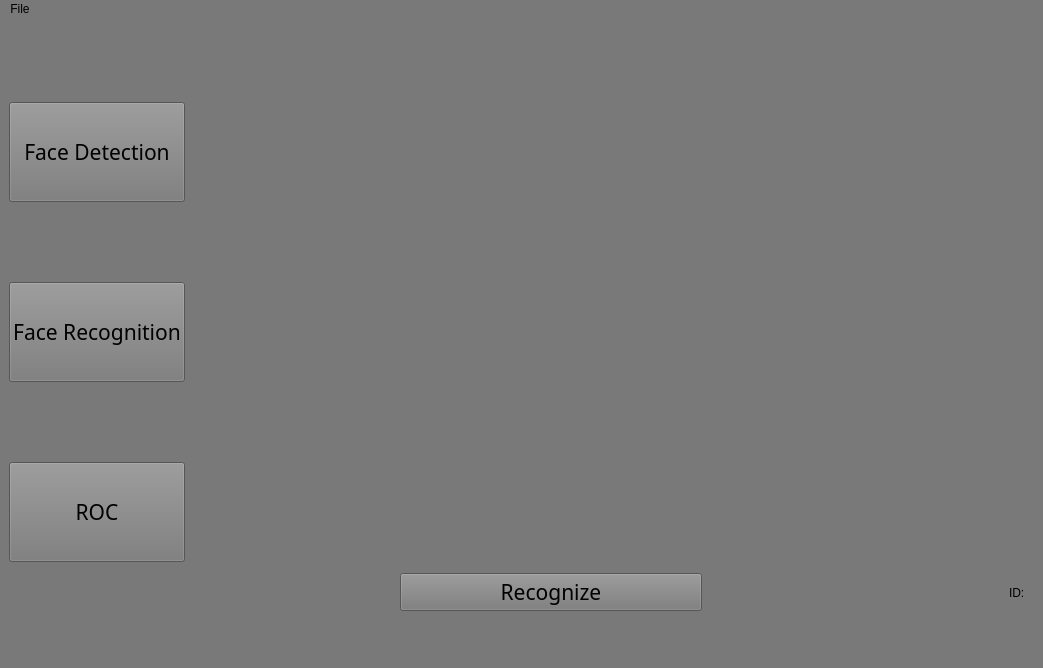
<?xml version="1.0" encoding="UTF-8"?>
<ui version="4.0">
 <class>MainWindow</class>
 <widget class="QMainWindow" name="MainWindow">
  <property name="geometry">
   <rect>
    <x>0</x>
    <y>0</y>
    <width>1043</width>
    <height>668</height>
   </rect>
  </property>
  <property name="font">
   <font>
    <family>Academy Engraved LET</family>
    <pointsize>16</pointsize>
   </font>
  </property>
  <property name="windowTitle">
   <string>MainWindow</string>
  </property>
  <property name="styleSheet">
   <string notr="true">background-color: rgb(121, 121, 121);</string>
  </property>
  <widget class="QWidget" name="centralwidget">
   <layout class="QHBoxLayout" name="horizontalLayout_60">
    <item>
     <layout class="QVBoxLayout" name="verticalLayout_70">
      <item>
       <widget class="QPushButton" name="face_detection_btn">
        <property name="sizePolicy">
         <sizepolicy hsizetype="Minimum" vsizetype="Fixed">
          <horstretch>0</horstretch>
          <verstretch>0</verstretch>
         </sizepolicy>
        </property>
        <property name="minimumSize">
         <size>
          <width>0</width>
          <height>100</height>
         </size>
        </property>
        <property name="font">
         <font>
          <family>Academy Engraved LET</family>
          <pointsize>16</pointsize>
         </font>
        </property>
        <property name="text">
         <string>Face Detection</string>
        </property>
       </widget>
      </item>
      <item>
       <widget class="QPushButton" name="face_recognition_btn">
        <property name="minimumSize">
         <size>
          <width>0</width>
          <height>100</height>
         </size>
        </property>
        <property name="font">
         <font>
          <family>Academy Engraved LET</family>
          <pointsize>16</pointsize>
         </font>
        </property>
        <property name="text">
         <string>Face Recognition</string>
        </property>
       </widget>
      </item>
      <item>
       <widget class="QPushButton" name="ROC_btn">
        <property name="minimumSize">
         <size>
          <width>0</width>
          <height>100</height>
         </size>
        </property>
        <property name="font">
         <font>
          <family>Academy Engraved LET</family>
          <pointsize>16</pointsize>
         </font>
        </property>
        <property name="text">
         <string>ROC</string>
        </property>
       </widget>
      </item>
     </layout>
    </item>
    <item>
     <spacer name="horizontalSpacer_2">
      <property name="orientation">
       <enum>Qt::Horizontal</enum>
      </property>
      <property name="sizeType">
       <enum>QSizePolicy::Fixed</enum>
      </property>
      <property name="sizeHint" stdset="0">
       <size>
        <width>200</width>
        <height>20</height>
       </size>
      </property>
     </spacer>
    </item>
    <item>
     <widget class="QStackedWidget" name="stackedWidget">
      <property name="currentIndex">
       <number>1</number>
      </property>
      <widget class="QWidget" name="page">
       <layout class="QVBoxLayout" name="verticalLayout_69">
        <item>
         <layout class="QHBoxLayout" name="horizontalLayout_61">
          <item>
           <widget class="QLabel" name="original_image">
            <property name="text">
             <string/>
            </property>
           </widget>
          </item>
          <item>
           <widget class="QLabel" name="face_detection_image">
            <property name="text">
             <string/>
            </property>
           </widget>
          </item>
         </layout>
        </item>
        <item>
         <widget class="QPushButton" name="detection_submit_btn">
          <property name="font">
           <font>
            <family>Academy Engraved LET</family>
            <pointsize>16</pointsize>
           </font>
          </property>
          <property name="text">
           <string>Detect Faces</string>
          </property>
         </widget>
        </item>
       </layout>
      </widget>
      <widget class="QWidget" name="page_2">
       <widget class="QWidget" name="layoutWidget">
        <property name="geometry">
         <rect>
          <x>9</x>
          <y>9</y>
          <width>911</width>
          <height>591</height>
         </rect>
        </property>
        <layout class="QVBoxLayout" name="verticalLayout" stretch="3,0,1">
         <item>
          <layout class="QHBoxLayout" name="horizontalLayout">
           <item>
            <widget class="QLabel" name="face_recognition_image">
             <property name="text">
              <string/>
             </property>
            </widget>
           </item>
           <item>
            <widget class="QLabel" name="reference">
             <property name="text">
              <string/>
             </property>
            </widget>
           </item>
          </layout>
         </item>
         <item>
          <spacer name="verticalSpacer_2">
           <property name="orientation">
            <enum>Qt::Vertical</enum>
           </property>
           <property name="sizeHint" stdset="0">
            <size>
             <width>20</width>
             <height>300</height>
            </size>
           </property>
          </spacer>
         </item>
         <item>
          <layout class="QHBoxLayout" name="horizontalLayout_62" stretch="1,1,1">
           <item>
            <widget class="QPushButton" name="pca_btn">
             <property name="font">
              <font>
               <family>Academy Engraved LET</family>
               <pointsize>16</pointsize>
              </font>
             </property>
             <property name="text">
              <string>Recognize</string>
             </property>
            </widget>
           </item>
           <item>
            <spacer name="horizontalSpacer">
             <property name="orientation">
              <enum>Qt::Horizontal</enum>
             </property>
             <property name="sizeHint" stdset="0">
              <size>
               <width>40</width>
               <height>20</height>
              </size>
             </property>
            </spacer>
           </item>
           <item>
            <widget class="QLabel" name="id_label">
             <property name="styleSheet">
              <string notr="true">font: 700 18pt &quot;Segoe UI&quot;;</string>
             </property>
             <property name="text">
              <string>ID:</string>
             </property>
            </widget>
           </item>
          </layout>
         </item>
        </layout>
       </widget>
      </widget>
      <widget class="QWidget" name="page_3">
       <layout class="QVBoxLayout" name="verticalLayout_72" stretch="0,1,4,1,2">
        <item>
         <widget class="QLabel" name="label">
          <property name="font">
           <font>
            <family>Academy Engraved LET</family>
            <pointsize>16</pointsize>
            <underline>false</underline>
           </font>
          </property>
          <property name="text">
           <string>Choose Threshold value:</string>
          </property>
         </widget>
        </item>
        <item>
         <spacer name="verticalSpacer">
          <property name="orientation">
           <enum>Qt::Vertical</enum>
          </property>
          <property name="sizeHint" stdset="0">
           <size>
            <width>20</width>
            <height>40</height>
           </size>
          </property>
         </spacer>
        </item>
        <item>
         <layout class="QHBoxLayout" name="horizontalLayout_2">
          <item>
           <widget class="QSlider" name="threshold_slider">
            <property name="orientation">
             <enum>Qt::Horizontal</enum>
            </property>
           </widget>
          </item>
          <item>
           <widget class="QLCDNumber" name="lcdNumber">
            <property name="maximumSize">
             <size>
              <width>50</width>
              <height>40</height>
             </size>
            </property>
           </widget>
          </item>
         </layout>
        </item>
        <item>
         <spacer name="verticalSpacer_3">
          <property name="orientation">
           <enum>Qt::Vertical</enum>
          </property>
          <property name="sizeHint" stdset="0">
           <size>
            <width>20</width>
            <height>40</height>
           </size>
          </property>
         </spacer>
        </item>
        <item>
         <widget class="QPushButton" name="show_roc_button">
          <property name="font">
           <font>
            <family>Academy Engraved LET</family>
            <pointsize>16</pointsize>
           </font>
          </property>
          <property name="text">
           <string>Show ROC Curve</string>
          </property>
         </widget>
        </item>
       </layout>
      </widget>
     </widget>
    </item>
   </layout>
  </widget>
  <widget class="QMenuBar" name="menubar">
   <property name="geometry">
    <rect>
     <x>0</x>
     <y>0</y>
     <width>1043</width>
     <height>24</height>
    </rect>
   </property>
   <widget class="QMenu" name="menuFile">
    <property name="title">
     <string>File</string>
    </property>
    <addaction name="actionUpload_Image"/>
   </widget>
   <addaction name="menuFile"/>
  </widget>
  <widget class="QStatusBar" name="statusbar"/>
  <action name="actionUpload_Image">
   <property name="text">
    <string>Upload Image</string>
   </property>
  </action>
 </widget>
 <resources/>
 <connections>
  <connection>
   <sender>threshold_slider</sender>
   <signal>valueChanged(int)</signal>
   <receiver>lcdNumber</receiver>
   <slot>display(int)</slot>
   <hints>
    <hint type="sourcelabel">
     <x>807</x>
     <y>370</y>
    </hint>
    <hint type="destinationlabel">
     <x>981</x>
     <y>369</y>
    </hint>
   </hints>
  </connection>
 </connections>
</ui>
